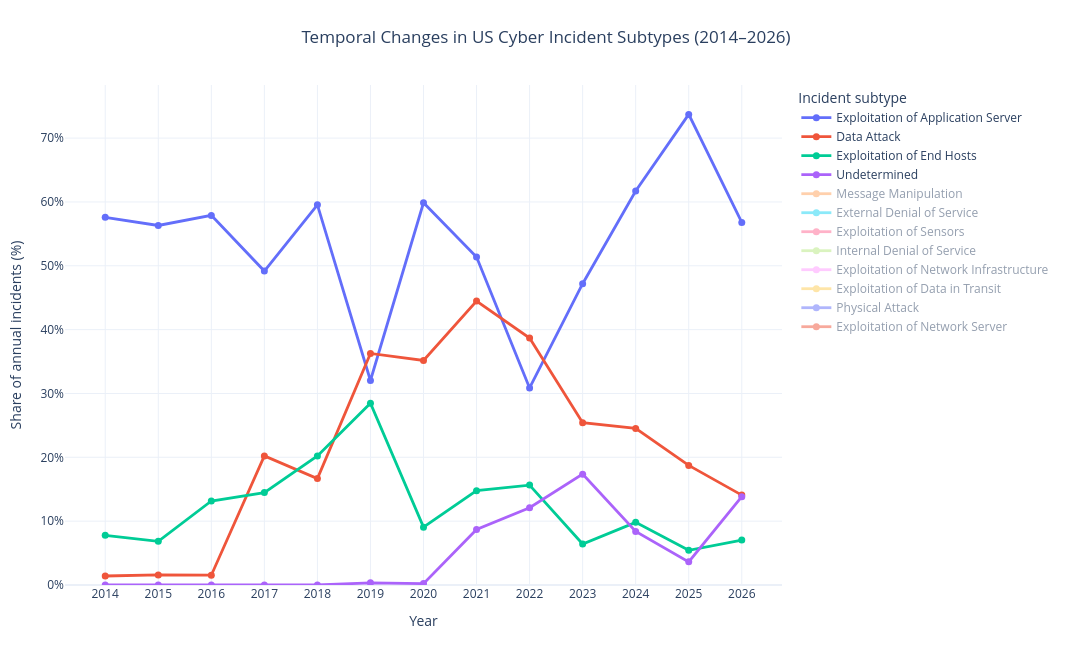

Source (notebook cell):
### Code cell
import plotly.graph_objects as go

# Visualize changes in annual subtype prevalence
usa_subtype_trend_data = usa_subtype_annual_shares.T

top_subtypes = (
    usa_subtype_incident_counts
    .head(4)["Incident subtype"]
    .tolist()
)

fig_usa_subtype_trends = go.Figure()

for subtype in usa_subtype_incident_counts["Incident subtype"]:

    fig_usa_subtype_trends.add_trace(
        go.Scatter(
            x=usa_subtype_trend_data.index,
            y=usa_subtype_trend_data[subtype],
            mode="lines+markers",
            name=subtype,
            visible=True if subtype in top_subtypes else "legendonly",
            line=dict(width=2.8),
            marker=dict(size=7),
            hovertemplate=(
                "<b>%{fullData.name}</b>"
                "<br>Year: %{x}"
                "<br>Share: %{y:.2f}%"
                "<extra></extra>"
            )
        )
    )

fig_usa_subtype_trends.update_layout(
    title=dict(
        text="Temporal Changes in US Cyber Incident Subtypes (2014–2026)",
        x=0.5
    ),
    xaxis=dict(
        title="Year",
        tickmode="linear",
        dtick=1
    ),
    yaxis=dict(
        title="Share of annual incidents (%)",
        rangemode="tozero",
        ticksuffix="%"
    ),
    legend=dict(
        title="Incident subtype",
        x=1.02,
        y=1,
        xanchor="left",
        yanchor="top"
    ),
    hovermode="x unified",
    height=650,
    width=1200,
    margin=dict(l=65, r=310, t=85, b=65),
    template="plotly_white"
)

fig_usa_subtype_trends.show()

### Figure 1 — Plotly figure (JSON) as saved in the notebook; plotly's stock layout.template omitted (floating-point values rounded to 4 significant figures)
{"data": [{"hovertemplate": "<b>%{fullData.name}</b><br>Year: %{x}<br>Share: %{y:.2f}%<extra></extra>", "line": {"width": 2.8}, "marker": {"size": 7}, "mode": "lines+markers", "name": "Exploitation of Application Server", "type": "scatter", "visible": true, "x": [2014, 2015, 2016, 2017, 2018, 2019, 2020, 2021, 2022, 2023, 2024, 2025, 2026], "y": [57.6, 56.32, 57.89, 49.18, 59.56, 32.03, 59.87, 51.38, 30.87, 47.19, 61.71, 73.72, 56.8]}, {"hovertemplate": "<b>%{fullData.name}</b><br>Year: %{x}<br>Share: %{y:.2f}%<extra></extra>", "line": {"width": 2.8}, "marker": {"size": 7}, "mode": "lines+markers", "name": "Data Attack", "type": "scatter", "visible": true, "x": [2014, 2015, 2016, 2017, 2018, 2019, 2020, 2021, 2022, 2023, 2024, 2025, 2026], "y": [1.413, 1.579, 1.535, 20.22, 16.67, 36.27, 35.17, 44.48, 38.69, 25.43, 24.53, 18.73, 14.08]}, {"hovertemplate": "<b>%{fullData.name}</b><br>Year: %{x}<br>Share: %{y:.2f}%<extra></extra>", "line": {"width": 2.8}, "marker": {"size": 7}, "mode": "lines+markers", "name": "Exploitation of End Hosts", "type": "scatter", "visible": true, "x": [2014, 2015, 2016, 2017, 2018, 2019, 2020, 2021, 2022, 2023, 2024, 2025, 2026], "y": [7.774, 6.842, 13.16, 14.48, 20.22, 28.47, 9.061, 14.78, 15.65, 6.412, 9.81, 5.438, 7.039]}, {"hovertemplate": "<b>%{fullData.name}</b><br>Year: %{x}<br>Share: %{y:.2f}%<extra></extra>", "line": {"width": 2.8}, "marker": {"size": 7}, "mode": "lines+markers", "name": "Undetermined", "type": "scatter", "visible": true, "x": [2014, 2015, 2016, 2017, 2018, 2019, 2020, 2021, 2022, 2023, 2024, 2025, 2026], "y": [0.0, 0.0, 0.0, 0.0, 0.0, 0.339, 0.2157, 8.702, 12.11, 17.36, 8.386, 3.625, 13.83]}, {"hovertemplate": "<b>%{fullData.name}</b><br>Year: %{x}<br>Share: %{y:.2f}%<extra></extra>", "line": {"width": 2.8}, "marker": {"size": 7}, "mode": "lines+markers", "name": "Message Manipulation", "type": "scatter", "visible": "legendonly", "x": [2014, 2015, 2016, 2017, 2018, 2019, 2020, 2021, 2022, 2023, 2024, 2025, 2026], "y": [14.13, 21.05, 15.13, 13.66, 6.222, 5.424, 10.25, 3.591, 0.9646, 1.225, 4.747, 1.964, 4.369]}, {"hovertemplate": "<b>%{fullData.name}</b><br>Year: %{x}<br>Share: %{y:.2f}%<extra></extra>", "line": {"width": 2.8}, "marker": {"size": 7}, "mode": "lines+markers", "name": "External Denial of Service", "type": "scatter", "visible": "legendonly", "x": [2014, 2015, 2016, 2017, 2018, 2019, 2020, 2021, 2022, 2023, 2024, 2025, 2026], "y": [13.43, 10.0, 14.04, 3.825, 4.667, 4.915, 7.983, 2.486, 4.609, 1.153, 1.899, 1.964, 1.942]}, {"hovertemplate": "<b>%{fullData.name}</b><br>Year: %{x}<br>Share: %{y:.2f}%<extra></extra>", "line": {"width": 2.8}, "marker": {"size": 7}, "mode": "lines+markers", "name": "Exploitation of Sensors", "type": "scatter", "visible": "legendonly", "x": [2014, 2015, 2016, 2017, 2018, 2019, 2020, 2021, 2022, 2023, 2024, 2025, 2026], "y": [9.541, 6.579, 4.605, 4.372, 2.444, 3.39, 0.7551, 0.9669, 0.3215, 0.07205, 0.0, 0.3021, 0.0]}, {"hovertemplate": "<b>%{fullData.name}</b><br>Year: %{x}<br>Share: %{y:.2f}%<extra></extra>", "line": {"width": 2.8}, "marker": {"size": 7}, "mode": "lines+markers", "name": "Internal Denial of Service", "type": "scatter", "visible": "legendonly", "x": [2014, 2015, 2016, 2017, 2018, 2019, 2020, 2021, 2022, 2023, 2024, 2025, 2026], "y": [0.3534, 0.7895, 0.8772, 1.913, 1.111, 1.695, 1.079, 0.2762, 0.0, 0.8646, 1.266, 3.927, 8.01]}, {"hovertemplate": "<b>%{fullData.name}</b><br>Year: %{x}<br>Share: %{y:.2f}%<extra></extra>", "line": {"width": 2.8}, "marker": {"size": 7}, "mode": "lines+markers", "name": "Exploitation of Network Infrastructure", "type": "scatter", "visible": "legendonly", "x": [2014, 2015, 2016, 2017, 2018, 2019, 2020, 2021, 2022, 2023, 2024, 2025, 2026], "y": [0.3534, 0.2632, 0.8772, 0.0, 0.0, 0.5085, 0.4315, 1.243, 0.4287, 0.2882, 0.9494, 0.4532, 0.4854]}, {"hovertemplate": "<b>%{fullData.name}</b><br>Year: %{x}<br>Share: %{y:.2f}%<extra></extra>", "line": {"width": 2.8}, "marker": {"size": 7}, "mode": "lines+markers", "name": "Exploitation of Data in Transit", "type": "scatter", "visible": "legendonly", "x": [2014, 2015, 2016, 2017, 2018, 2019, 2020, 2021, 2022, 2023, 2024, 2025, 2026], "y": [0.3534, 0.2632, 0.4386, 0.8197, 2.222, 0.0, 0.2157, 0.4144, 0.1072, 0.1441, 0.0, 0.1511, 0.9709]}, {"hovertemplate": "<b>%{fullData.name}</b><br>Year: %{x}<br>Share: %{y:.2f}%<extra></extra>", "line": {"width": 2.8}, "marker": {"size": 7}, "mode": "lines+markers", "name": "Physical Attack", "type": "scatter", "visible": "legendonly", "x": [2014, 2015, 2016, 2017, 2018, 2019, 2020, 2021, 2022, 2023, 2024, 2025, 2026], "y": [0.0, 0.0, 0.4386, 0.2732, 0.0, 0.8475, 0.0, 0.5525, 0.2144, 0.4323, 0.1582, 0.3021, 1.699]}, {"hovertemplate": "<b>%{fullData.name}</b><br>Year: %{x}<br>Share: %{y:.2f}%<extra></extra>", "line": {"width": 2.8}, "marker": {"size": 7}, "mode": "lines+markers", "name": "Exploitation of Network Server", "type": "scatter", "visible": "legendonly", "x": [2014, 2015, 2016, 2017, 2018, 2019, 2020, 2021, 2022, 2023, 2024, 2025, 2026], "y": [0.0, 0.0, 0.0, 0.0, 0.0, 0.0, 0.0, 0.0, 0.0, 0.07205, 0.0, 0.0, 0.0]}], "layout": {"height": 650, "hovermode": "x unified", "legend": {"title": {"text": "Incident subtype"}, "x": 1.02, "xanchor": "left", "y": 1, "yanchor": "top"}, "margin": {"b": 65, "l": 65, "r": 310, "t": 85}, "title": {"text": "Temporal Changes in US Cyber Incident Subtypes (2014–2026)", "x": 0.5}, "width": 1200, "xaxis": {"dtick": 1, "tickmode": "linear", "title": {"text": "Year"}}, "yaxis": {"rangemode": "tozero", "ticksuffix": "%", "title": {"text": "Share of annual incidents (%)"}}}}
